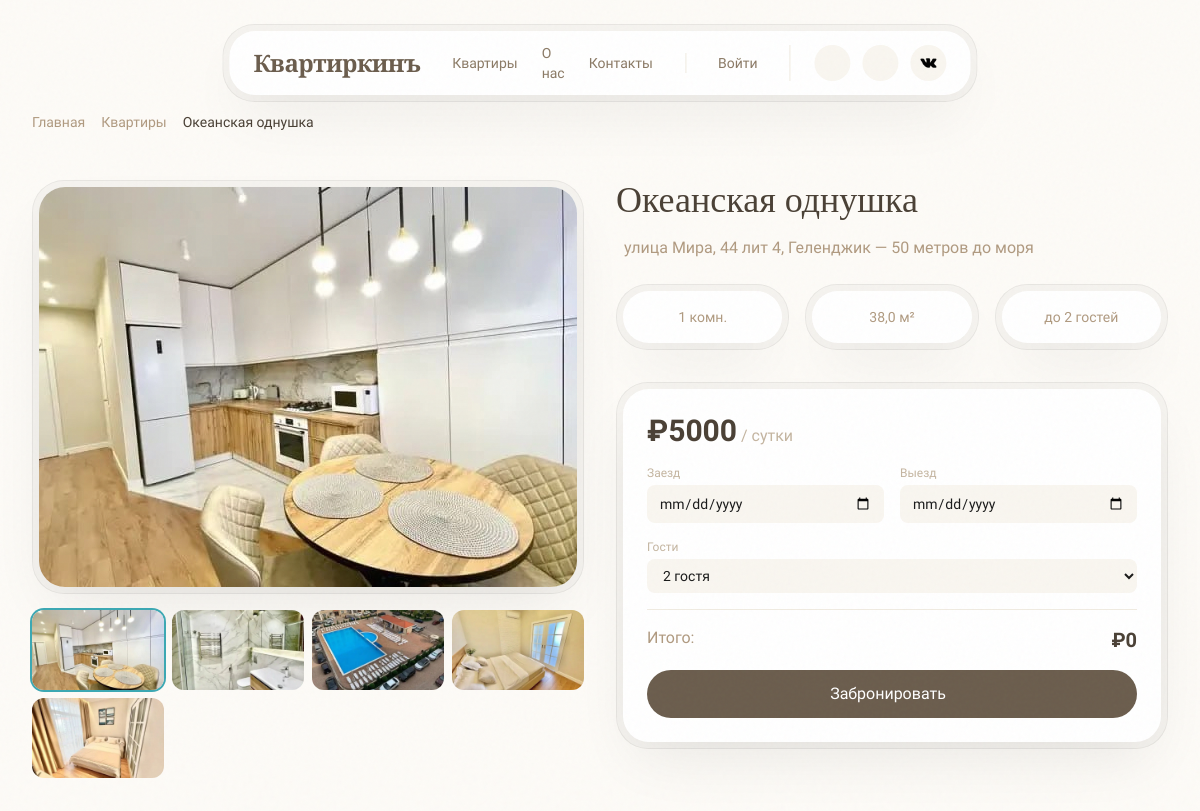
/apartment/okeanskay-odnushka/ (upper part), run on an earlier commit of the app's database.
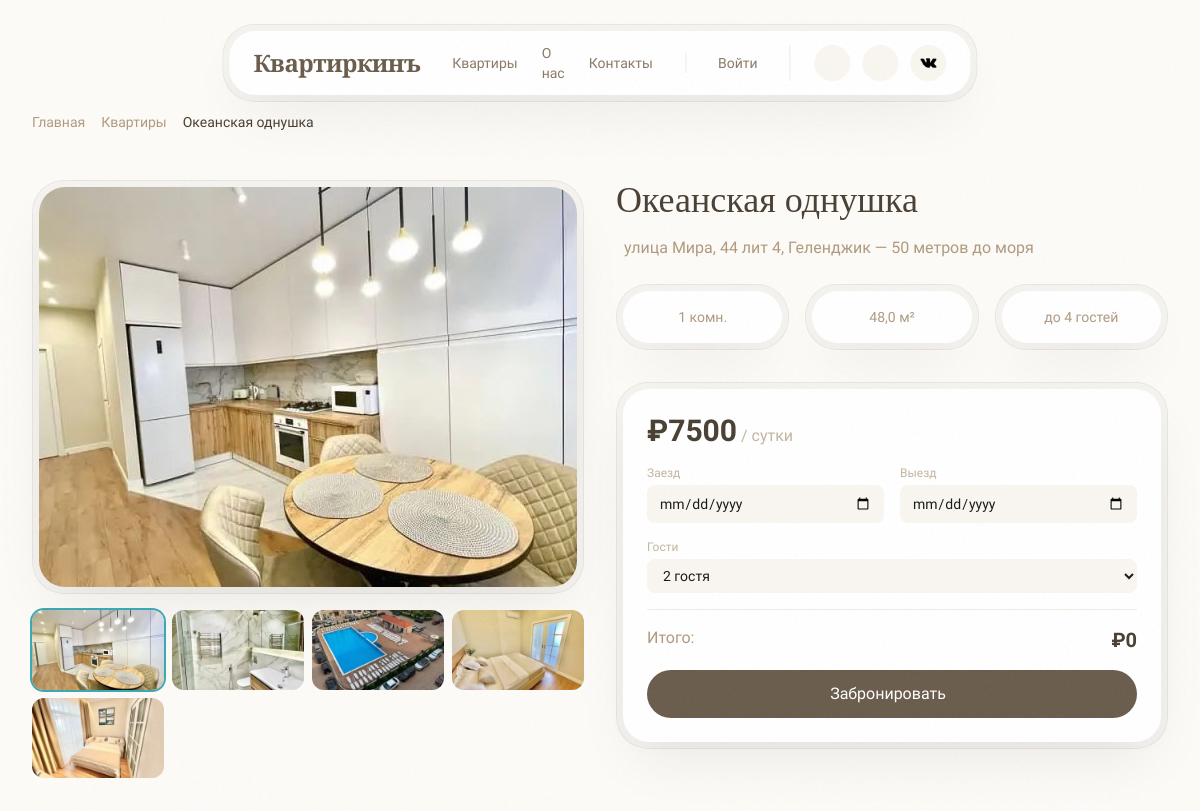
And on a later commit of the database.
### apartments/models.py (models this page shows, shortened)
class Apartment(models.Model):
    name = models.CharField('Название', max_length=200)
    slug = models.SlugField('URL-слаг', unique=True)
    address = models.CharField('Адрес', max_length=300)
    rooms = models.PositiveIntegerField('Количество комнат')
    area = models.DecimalField('Площадь (м²)', max_digits=6, decimal_places=1)
    price_per_day = models.DecimalField('Цена за сутки (₽)', max_digits=10, decimal_places=0)
    description = models.TextField('Описание')
    latitude = models.FloatField('Широта')
    longitude = models.FloatField('Долгота')
    max_guests = models.PositiveIntegerField('Максимум гостей', default=4)
    distance_to_sea = models.CharField('Расстояние до моря', max_length=100, blank=True)
    has_wifi = models.BooleanField('Wi-Fi', default=False)
    has_smart_tv = models.BooleanField('Smart TV', default=False)
    has_washing_machine = models.BooleanField('Стиральная машина', default=False)
    has_ac = models.BooleanField('Кондиционер', default=False)
    pets_allowed = models.BooleanField('Можно с питомцем', default=False)
    free_private_park = models.BooleanField("Бесплатная частная парковка", default=False) # new
    near_pool = models.BooleanField("Открытый бассейн рядом", default=False) # new
    avaible_smoke = models.BooleanField("Разрешено курить", default=False) # new
    is_active = models.BooleanField('Активна', default=True)
    bookings_enabled = models.BooleanField('Бронирование разрешено', default=True)
    created_at = models.DateTimeField('Создана', auto_now_add=True)
    class Meta:
        verbose_name = 'Апартаменты'
        verbose_name_plural = 'Апартаменты'
        ordering = ['name']
    def get_current_availability(self):
        from datetime import date
        today = date.today()
        overlapping = self.reservations.filter(
            status__in=['pending', 'confirmed'],
            check_in__lte=today,
            check_out__gt=today,
        ).exists()
        return not overlapping
    def can_be_booked(self):
        return self.bookings_enabled and self.is_active

### apartments/views.py (the view)
# urls.py: path('apartment/<slug:slug>/', views.apartment_detail, name='apartment_detail'),
def apartment_detail(request, slug):
    apartment = get_object_or_404(Apartment, slug=slug, is_active=True)
    images = apartment.images.all()
    reviews = apartment.reviews.select_related('user').all()
    review_form = ReviewForm()
    avg_rating = reviews.aggregate(avg=Avg('rating'))['avg'] or 0
    avg_rating = round(avg_rating, 1)
    reservations = Reservation.objects.filter(
        apartment=apartment,
        status__in=['pending', 'confirmed'],
        check_out__gte=date.today(),
    ).order_by('check_in')
    is_available = apartment.get_current_availability()
    context = {
        'apartment': apartment,
        'images': images,
                'reviews': reviews,
        'avg_rating': avg_rating,
        'review_count': reviews.count(),
        'reservations': reservations,
        'is_available': is_available,
        'review_form': review_form,
    }
    return render(request, 'apartment_detail.html', context)

### apartments/forms.py (shortened to what this page needs)
class ReviewForm(forms.ModelForm):
    RATING_CHOICES = [(i, str(i)) for i in range(1, 6)]
    rating = forms.TypedChoiceField(
        label='Оценка',
        choices=RATING_CHOICES,
        coerce=int,
        widget=forms.RadioSelect(attrs={'class': 'rating-input'}),
        error_messages={'required': 'Пожалуйста, выберите оценку'},
    )
    text = forms.CharField(
        label='Текст отзыва',
        min_length=10,
        max_length=2000,
        widget=forms.Textarea(attrs={
            'rows': 4,
            'class': 'w-full px-4 py-3 rounded-lg bg-sand-50 border border-sand-200 focus:border-sea-500 focus:ring-2 focus:ring-sea-200 transition-all resize-none',
            'placeholder': 'Поделитесь впечатлениями о квартире...',
        }),
        error_messages={
            'required': 'Пожалуйста, напишите текст отзыва',
            'min_length': 'Отзыв должен быть не короче 10 символов',
            'max_length': 'Отзыв слишком длинный (максимум 2000 символов)',
        },
    )
    class Meta:
        model = Review
        fields = ['rating', 'text']

### apartments/context_processors.py (called while the page is built)
def current_year(request):
    return {"current_year": datetime.now().year}

### templates/apartment_detail.html (shortened to what the changed rows need)
{% extends "base.html" %}
{% load static %}
{% block extra_css %}
    <link rel="stylesheet" href="{% static 'css/apartment-detail.css' %}">
{% endblock %}
{% block content %}
    <section class="pt-28 pb-4 px-4 sm:px-6 lg:px-8 xl:px-12">
        <div class="max-w-7xl mx-auto">
            <div class="flex items-center gap-2 text-sm text-sand-600 reveal">
                <a href="{% url 'index' %}" class="hover:text-sand-900">Главная</a>
                <a href="{% url 'apartment_list' %}" class="hover:text-sand-900">Квартиры</a>
                <span class="text-sand-900">{{ apartment.name }}</span>
            </div>
        </div>
    </section>
    <section class="py-8 px-4 sm:px-6 lg:px-8 xl:px-12">
        <div class="max-w-7xl mx-auto">
            <div class="grid lg:grid-cols-2 gap-8">
                <div class="reveal">
                    <h1 class="font-serif text-3xl sm:text-4xl font-medium text-sand-900 mb-4">{{ apartment.name }}</h1>
                    <p class="text-sand-600 mb-6 flex items-center gap-2">
                        {{ apartment.address }}{% if apartment.distance_to_sea %} — {{ apartment.distance_to_sea }} до моря{% endif %}
                    </p>
                    <div class="grid grid-cols-3 gap-4 mb-8">
                        <div class="double-bezel"><div class="double-bezel-inner p-4 text-center">
                            <div class="text-sm text-sand-600">{{ apartment.rooms }} комн.</div>
                        </div></div>
                        <div class="double-bezel"><div class="double-bezel-inner p-4 text-center">
                            <div class="text-sm text-sand-600">{{ apartment.area }} м²</div>
                        </div></div>
                        <div class="double-bezel"><div class="double-bezel-inner p-4 text-center">
                            <div class="text-sm text-sand-600">до {{ apartment.max_guests }} гостей</div>
                        </div></div>
                    </div>
                    <div class="double-bezel mb-8 sticky top-32">
                        <div class="double-bezel-inner p-6">
                            <div class="flex items-center justify-between mb-4">
                                <div>
                                    <span class="text-3xl font-semibold text-sand-900">₽{{ apartment.price_per_day|floatformat:0 }}</span>
                                    <span class="text-sand-500">/ сутки</span>
                                </div>
                            </div>
                        </div>
                    </div>
                </div>
            </div>
        </div>
    </section>
{% endblock %}

What changed in the data, as far as the page shows it:
changed Apartment "Океанская однушка": area "38,0" → "48,0"; max_guests "2" → "4"; price_per_day "5000" → "7500"
